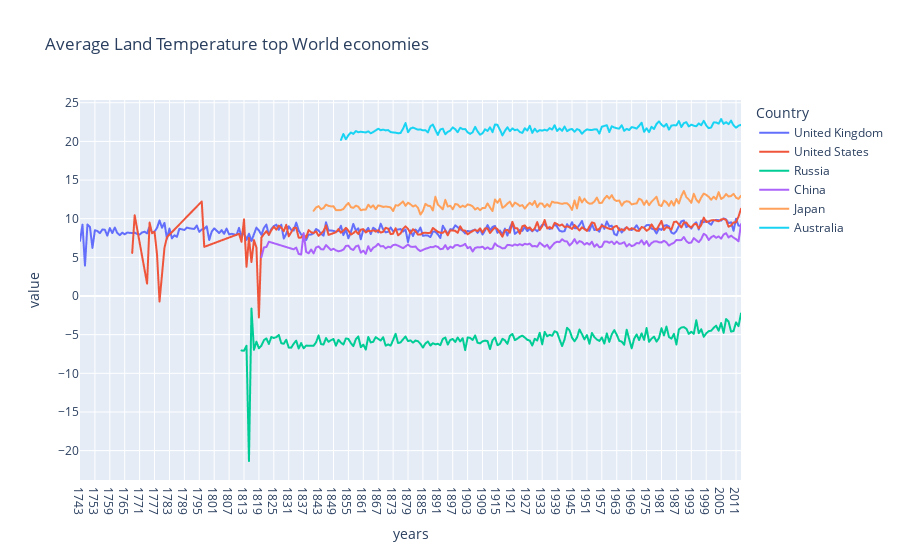

The code cell stored with this chart in its notebook:
### Code cell
fig=px.line(avg_temp,
            x="years",
            y=["AverageTemperature"],
            color='Country',
            title="Average Land Temperature top World economies")
fig.show()

### Figure 1 — Plotly figure (JSON) as saved in the notebook; plotly's stock layout.template omitted (floating-point values rounded to 4 significant figures; data arrays with more than 128 entries replaced by an {"elided": "..."} marker saying what was removed)
{"data": [{"hovertemplate": "Country=United Kingdom<br>variable=AverageTemperature<br>years=%{x}<br>value=%{y}<extra></extra>", "legendgroup": "United Kingdom", "line": {"color": "#636efa", "dash": "solid"}, "mode": "lines", "name": "United Kingdom", "showlegend": true, "type": "scattergl", "x": {"elided": "267 str values"}, "xaxis": "x", "y": {"elided": "267 float values"}, "yaxis": "y"}, {"hovertemplate": "Country=United States<br>variable=AverageTemperature<br>years=%{x}<br>value=%{y}<extra></extra>", "legendgroup": "United States", "line": {"color": "#EF553B", "dash": "solid"}, "mode": "lines", "name": "United States", "showlegend": true, "type": "scattergl", "x": {"elided": "215 str values"}, "xaxis": "x", "y": {"elided": "215 float values"}, "yaxis": "y"}, {"hovertemplate": "Country=Russia<br>variable=AverageTemperature<br>years=%{x}<br>value=%{y}<extra></extra>", "legendgroup": "Russia", "line": {"color": "#00cc96", "dash": "solid"}, "mode": "lines", "name": "Russia", "showlegend": true, "type": "scattergl", "x": {"elided": "202 str values"}, "xaxis": "x", "y": {"elided": "202 float values"}, "yaxis": "y"}, {"hovertemplate": "Country=China<br>variable=AverageTemperature<br>years=%{x}<br>value=%{y}<extra></extra>", "legendgroup": "China", "line": {"color": "#ab63fa", "dash": "solid"}, "mode": "lines", "name": "China", "showlegend": true, "type": "scattergl", "x": {"elided": "185 str values"}, "xaxis": "x", "y": {"elided": "185 float values"}, "yaxis": "y"}, {"hovertemplate": "Country=Japan<br>variable=AverageTemperature<br>years=%{x}<br>value=%{y}<extra></extra>", "legendgroup": "Japan", "line": {"color": "#FFA15A", "dash": "solid"}, "mode": "lines", "name": "Japan", "showlegend": true, "type": "scattergl", "x": {"elided": "173 str values"}, "xaxis": "x", "y": {"elided": "173 float values"}, "yaxis": "y"}, {"hovertemplate": "Country=Australia<br>variable=AverageTemperature<br>years=%{x}<br>value=%{y}<extra></extra>", "legendgroup": "Australia", "line": {"color": "#19d3f3", "dash": "solid"}, "mode": "lines", "name": "Australia", "showlegend": true, "type": "scattergl", "x": {"elided": "162 str values"}, "xaxis": "x", "y": {"elided": "162 float values"}, "yaxis": "y"}], "layout": {"legend": {"title": {"text": "Country"}, "tracegroupgap": 0}, "title": {"text": "Average Land Temperature top World economies"}, "xaxis": {"anchor": "y", "domain": [0, 1], "title": {"text": "years"}}, "yaxis": {"anchor": "x", "domain": [0, 1], "title": {"text": "value"}}}}
